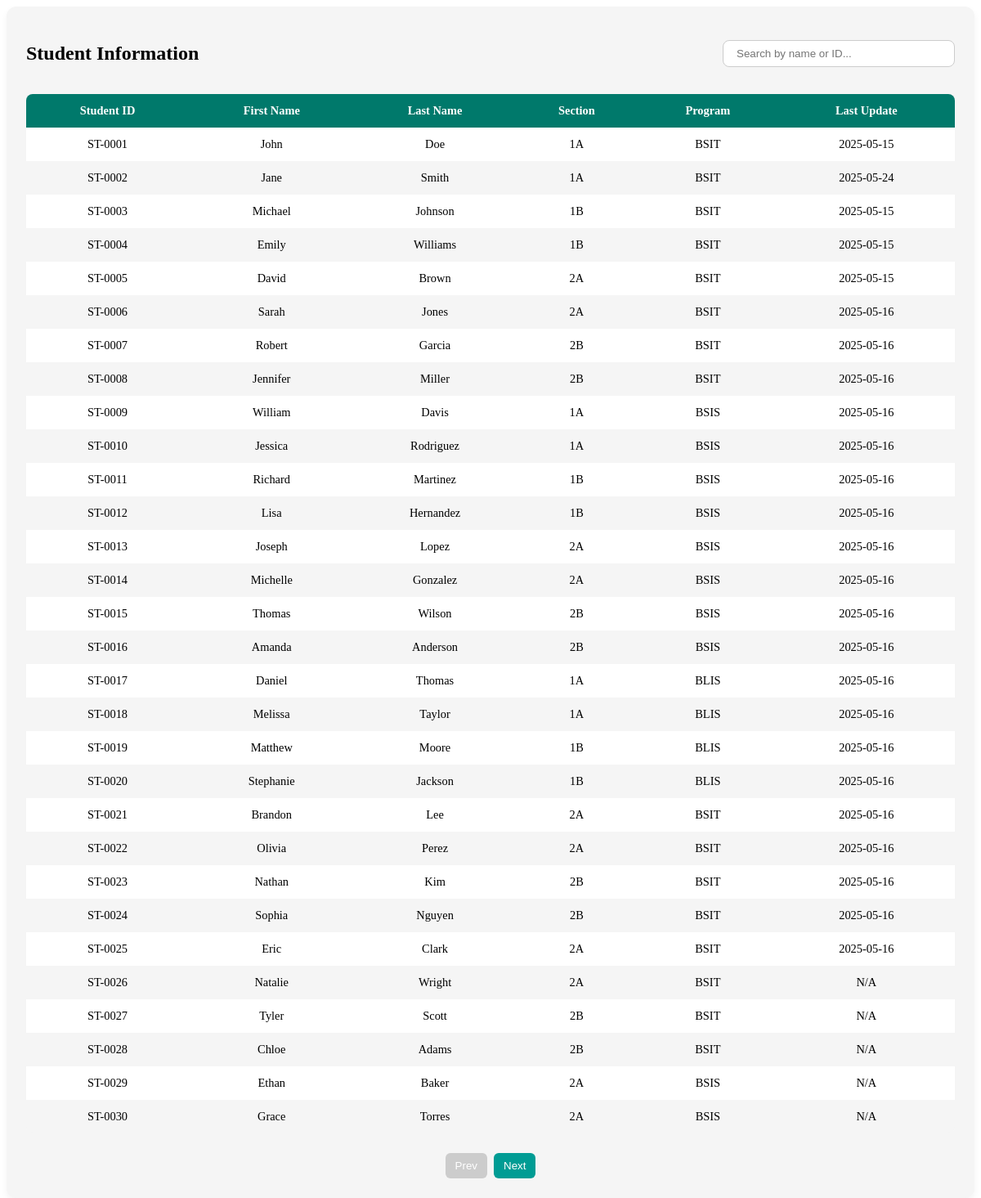
Screenshot of /teacherSide/manageStudents.php with the database file from the repository.
### tables this page shows
CREATE TABLE `student_section` (
  `student_id` varchar(20) NOT NULL,
  `section_id` varchar(3) NOT NULL,
  `program_id` varchar(20) NOT NULL
);

CREATE TABLE `student` (
  `student_id` varchar(20) NOT NULL,
  `user_id` varchar(20) DEFAULT NULL,
  `first_name` varchar(50) NOT NULL,
  `last_name` varchar(50) NOT NULL,
  `student_sex` enum('Male','Female') NOT NULL,
  `age` int(11) NOT NULL
);

### teacherSide/manageStudents.php (the view, shortened to what this page needs)
<?php
require_once '../database_conn.php';
$sql = "
SELECT st.student_id, first_name, last_name, s.section_id, s.program_id FROM `student` st JOIN `student_section` s ON st.student_id = s.student_id;
";
if ($stmt = $conn->prepare($sql)) {
	$stmt->execute();
	$result = $stmt->get_result();
} else {
	die('Prepare failed: ' . $conn->error);
}
?>
<!DOCTYPE html>
<html lang="en">
<head>
</head>
<body>
	<div class="dashboard-container">
		<main class="main-content">
			<div class="table-card">
				<div class="table-header">
					<h2>Student Information</h2>
					<input
						type="text"
						class="search-input"
						id="searchBox"
						placeholder="Search by name or ID..."
						oninput="filterTable()" />
				</div>
				<table id="testsTable">
					<thead>
						<tr>
							<th onclick="sortTable('student_id')">Student ID</th>
							<th onclick="sortTable('first_name')">First Name</th>
							<th onclick="sortTable('last_name')">Last Name</th>
							<th onclick="sortTable('section_id')">Section</th>
							<th onclick="sortTable('program_id')">Program</th>
							<th onclick="sortTable('date')">Last Update</th>
						</tr>
					</thead>
					<tbody>
						<?php if ($result && $result->num_rows > 0): ?>
							<?php while ($row = $result->fetch_assoc()): ?>
								<?php
								$query = "SELECT `date-taken` FROM `fitness_test`
              WHERE student_id = ?
              ORDER BY `date-taken` DESC
              LIMIT 1;";
								$stmt = $conn->prepare($query);
								$stmt->bind_param("s", $row['student_id']);
								$stmt->execute();
								$result2 = $stmt->get_result();
								$row2 = $result2->fetch_assoc();
								$dateTaken = $row2['date-taken'] ?? 'N/A';
								?>
								<tr
									style="cursor: pointer;"
									data-has-fitness="<?= $dateTaken !== 'N/A' ? '1' : '0' ?>"
									onclick="handleRowClick(this, '<?= urlencode($row['student_id']) ?>')">
									<td><?= htmlspecialchars($row['student_id']) ?></td>
									<td><?= htmlspecialchars($row['first_name']) ?></td>
									<td><?= htmlspecialchars($row['last_name']) ?></td>
									<td><?= htmlspecialchars($row['section_id']) ?></td>
									<td><?= htmlspecialchars($row['program_id']) ?></td>
									<td><?= htmlspecialchars($dateTaken) ?></td>
								</tr>
							<?php endwhile; ?>
						<?php else: ?>
							<tr>
								<td colspan="6">No fitness tests found.</td>
							</tr>
						<?php endif; ?>
					</tbody>
				</table>
				<div class="pagination">
					<button onclick="prevPage()" id="prevBtn" disabled>Prev</button>
					<button onclick="nextPage()" id="nextBtn">Next</button>
				</div>
			</div>
		</main>
	</div>
</body>
</html>

### teacherSide/manageStudents.php (style rules this page uses)
.dashboard-container { height: 720px; }
.table-card { background-color: #f5f5f5; border-radius: 12px; padding: 1.5rem; box-shadow: 0 4px 8px rgba(0, 0, 0, 0.05); }
.table-header { display: flex; justify-content: space-between; align-items: center; margin-bottom: 1rem; }
.search-input { padding: 0.5rem 1rem; border: 1px solid #ccc; border-radius: 8px; width: 250px; transition: border-color 0.3s; }
table { width: 100%; border-collapse: separate; border-spacing: 0; overflow: hidden; border-radius: 8px; }
th, td { padding: 12px; text-align: center; font-size: 0.9rem; }
thead th { background-color: #00796b; color: white; position: sticky; top: 0; z-index: 1; }
tbody tr { background-color: #ffffff; transition: background-color 0.2s; }
tbody tr:nth-child(even) { background-color: #f5f5f5; }
.pagination { display: flex; justify-content: center; margin-top: 1.5rem; gap: 0.5rem; }
.pagination button { padding: 0.5rem 0.75rem; border: none; background-color: #009c94; color: white; border-radius: 6px; transition: background-color 0.3s; }
.pagination button:disabled { background-color: #ccc; cursor: not-allowed; }
th { position: relative; cursor: pointer; user-select: none; transition: background-color 0.3s; }
th::after { content: ''; position: absolute; right: 10px; top: 50%; transform: translateY(-50%); font-size: 0.7rem; }

### rows the page displays
student_section: student_id.student_id "ST-0001", student_id.first_name "John", student_id.last_name "Doe", section "1A", program "BSIT", dateTaken "2025-05-15"
student_section: student_id.student_id "ST-0002", student_id.first_name "Jane", student_id.last_name "Smith", section "1A", program "BSIT", dateTaken "2025-05-24"
student_section: student_id.student_id "ST-0003", student_id.first_name "Michael", student_id.last_name "Johnson", section "1B", program "BSIT", dateTaken "2025-05-15"
student_section: student_id.student_id "ST-0004", student_id.first_name "Emily", student_id.last_name "Williams", section "1B", program "BSIT", dateTaken "2025-05-15"
student_section: student_id.student_id "ST-0005", student_id.first_name "David", student_id.last_name "Brown", section "2A", program "BSIT", dateTaken "2025-05-15"
student_section: student_id.student_id "ST-0006", student_id.first_name "Sarah", student_id.last_name "Jones", section "2A", program "BSIT", dateTaken "2025-05-16"
student_section: student_id.student_id "ST-0007", student_id.first_name "Robert", student_id.last_name "Garcia", section "2B", program "BSIT", dateTaken "2025-05-16"
student_section: student_id.student_id "ST-0008", student_id.first_name "Jennifer", student_id.last_name "Miller", section "2B", program "BSIT", dateTaken "2025-05-16"
student_section: student_id.student_id "ST-0009", student_id.first_name "William", student_id.last_name "Davis", section "1A", program "BSIS", dateTaken "2025-05-16"
student_section: student_id.student_id "ST-0010", student_id.first_name "Jessica", student_id.last_name "Rodriguez", section "1A", program "BSIS", dateTaken "2025-05-16"
student_section: student_id.student_id "ST-0011", student_id.first_name "Richard", student_id.last_name "Martinez", section "1B", program "BSIS", dateTaken "2025-05-16"
student_section: student_id.student_id "ST-0012", student_id.first_name "Lisa", student_id.last_name "Hernandez", section "1B", program "BSIS", dateTaken "2025-05-16"
student_section: student_id.student_id "ST-0013", student_id.first_name "Joseph", student_id.last_name "Lopez", section "2A", program "BSIS", dateTaken "2025-05-16"
student_section: student_id.student_id "ST-0014", student_id.first_name "Michelle", student_id.last_name "Gonzalez", section "2A", program "BSIS", dateTaken "2025-05-16"
student_section: student_id.student_id "ST-0015", student_id.first_name "Thomas", student_id.last_name "Wilson", section "2B", program "BSIS", dateTaken "2025-05-16"
student_section: student_id.student_id "ST-0016", student_id.first_name "Amanda", student_id.last_name "Anderson", section "2B", program "BSIS", dateTaken "2025-05-16"
student_section: student_id.student_id "ST-0017", student_id.first_name "Daniel", student_id.last_name "Thomas", section "1A", program "BLIS", dateTaken "2025-05-16"
student_section: student_id.student_id "ST-0018", student_id.first_name "Melissa", student_id.last_name "Taylor", section "1A", program "BLIS", dateTaken "2025-05-16"
student_section: student_id.student_id "ST-0019", student_id.first_name "Matthew", student_id.last_name "Moore", section "1B", program "BLIS", dateTaken "2025-05-16"
student_section: student_id.student_id "ST-0020", student_id.first_name "Stephanie", student_id.last_name "Jackson", section "1B", program "BLIS", dateTaken "2025-05-16"
student_section: student_id.student_id "ST-0021", student_id.first_name "Brandon", student_id.last_name "Lee", section "2A", program "BSIT", dateTaken "2025-05-16"
student_section: student_id.student_id "ST-0022", student_id.first_name "Olivia", student_id.last_name "Perez", section "2A", program "BSIT", dateTaken "2025-05-16"
student_section: student_id.student_id "ST-0023", student_id.first_name "Nathan", student_id.last_name "Kim", section "2B", program "BSIT", dateTaken "2025-05-16"
student_section: student_id.student_id "ST-0024", student_id.first_name "Sophia", student_id.last_name "Nguyen", section "2B", program "BSIT", dateTaken "2025-05-16"
student_section: student_id.student_id "ST-0025", student_id.first_name "Eric", student_id.last_name "Clark", section "2A", program "BSIT", dateTaken "2025-05-16"
student_section: student_id.student_id "ST-0026", student_id.first_name "Natalie", student_id.last_name "Wright", section "2A", program "BSIT", dateTaken "N/A"
student_section: student_id.student_id "ST-0027", student_id.first_name "Tyler", student_id.last_name "Scott", section "2B", program "BSIT", dateTaken "N/A"
student_section: student_id.student_id "ST-0028", student_id.first_name "Chloe", student_id.last_name "Adams", section "2B", program "BSIT", dateTaken "N/A"
student_section: student_id.student_id "ST-0029", student_id.first_name "Ethan", student_id.last_name "Baker", section "2A", program "BSIS", dateTaken "N/A"
student_section: student_id.student_id "ST-0030", student_id.first_name "Grace", student_id.last_name "Torres", section "2A", program "BSIS", dateTaken "N/A"
